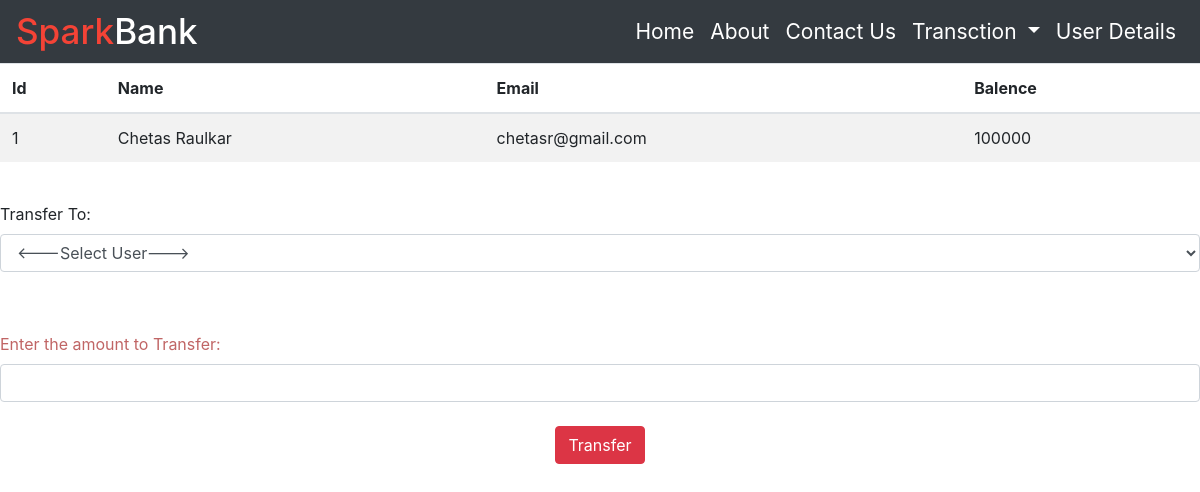
Page /transact.php?id=1 on the committed database.
### tables this page shows
CREATE TABLE `sparkb` (
  `id` int(3) NOT NULL,
  `name` text NOT NULL,
  `email` varchar(22) NOT NULL,
  `amount` int(9) NOT NULL,
  `date` date NOT NULL DEFAULT current_timestamp()
);

### transact.php (the view, shortened to what this page needs)
<!DOCTYPE html>
<html lang="en">
<head>
     <link rel="stylesheet" href="https://maxcdn.bootstrapcdn.com/bootstrap/4.5.2/css/bootstrap.min.css">
</head>
<body>
    <nav class="navbar navbar-expand-sm bg-dark navbar-dark">
        <a class="navbar-brand" href="#"><span class="spark">Spark</span>Bank</a>
        <ul class="navbar-nav ml-auto">
          <li class="nav-item">
            <a class="nav-link" href="index.html">Home</a>
          </li>
          <li class="nav-item">
            <a class="nav-link" href="aboutUs.html">About</a>
          </li>
          <li class="nav-item">
            <a class="nav-link" href="hover.html">Contact Us</a>
          </li>
          <li class="nav-item dropdown">
            <a class="nav-link dropdown-toggle" href="#" id="navbardrop" data-toggle="dropdown">
              Transction
            </a>
          </li>
          <li class="nav-item">
            <a class="nav-link" href="user.php">User Details</a>
          </li>
        </ul>
      </nav>
            <?php
                include 'connection.php';
                $sid=$_GET['id'];
                $sql = "select * from sparkb where id='$sid'";
                $query=mysqli_query($con,$sql);
                $rows=mysqli_fetch_assoc($query);
            ?>
    <table class="table table-striped">
        <thead>
        <tr>
            <th>Id</th>
            <th>Name</th>
            <th>Email</th>
            <th>Balence</th>
        </tr>
        </thead>
        <tbody>
        <tr>
                <td><?php echo $rows['id']?></td>
                <td><?php echo $rows['name'] ;?></td>
                <td><?php echo $rows['email'] ;?></td>
                <td><?php echo $rows['amount'] ;?></td>
         </tr>
        </tbody>
    </table>
    <form method="post" name="tcredit"><br/>
            <label style="color: ##f44336" >Transfer To:</label>
        <select class=" form-control" name="to" style="margin-bottom:5%;" required>
            <option value="" disabled selected><---Select User---></option>
            </select>
            <label style="color: #c06565">Enter the amount to Transfer:</label>
            <input type="number" id="amm" class="form-control" name="amount" min="0" required/> <br/>
                <div class="text-center btn3">
            <button class="btn btn-danger" name="submit" type="submit" >Transfer</button>
            </form>
</body>
</html>

### transact.php (style rules this page uses)
nav .navbar-brand .spark { color: #f44336; }
nav .navbar-brand { font-size: 35px; font-weight: 500; }
nav { height: 63px; }
.nav-item { font-size:21px; }
.nav-link { color:white !important; }

### rows in the picture
sparkb: id "1", name "Chetas Raulkar", email "chetasr@gmail.com", amount "100000"
